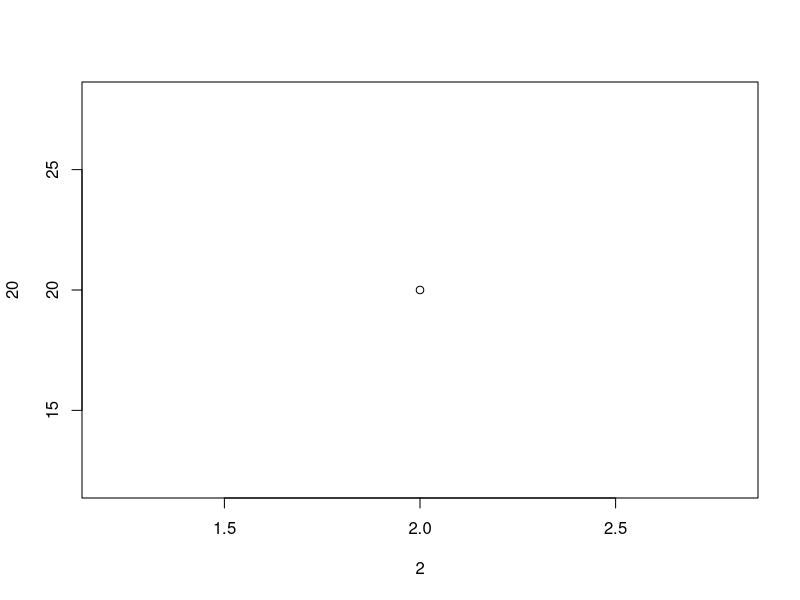
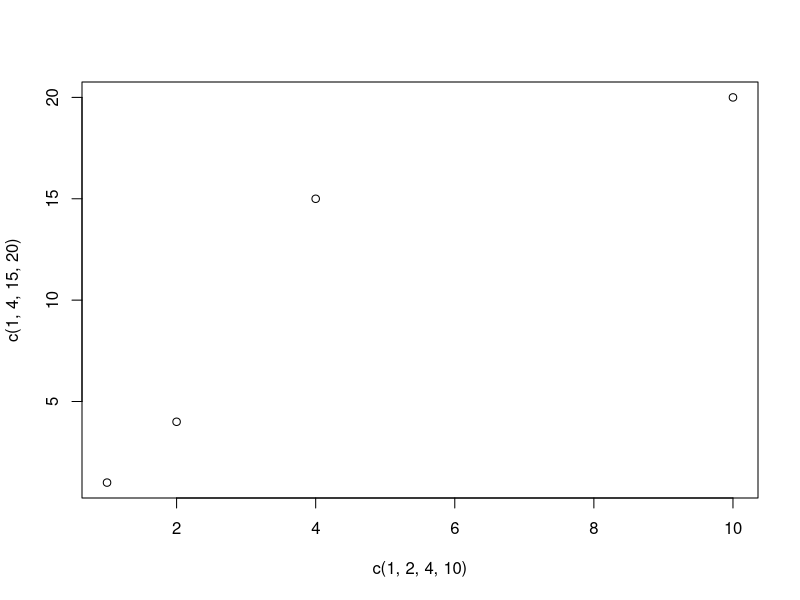
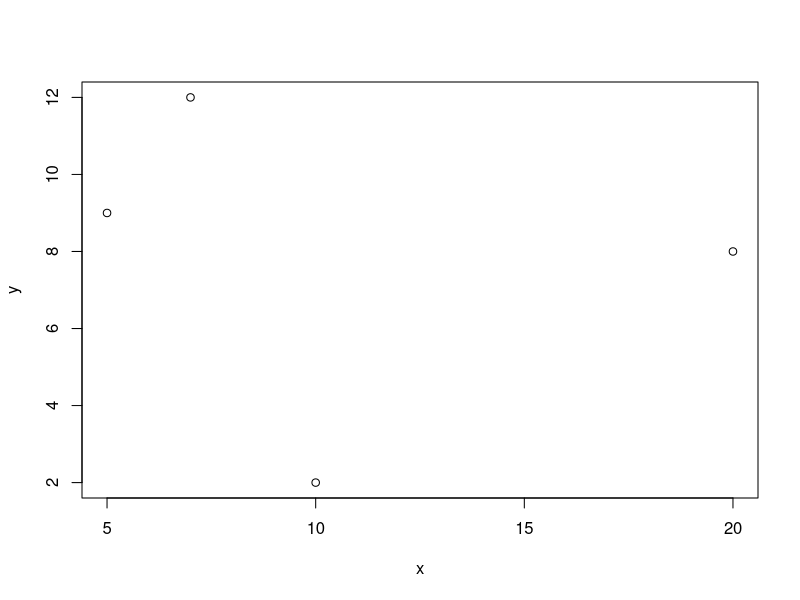
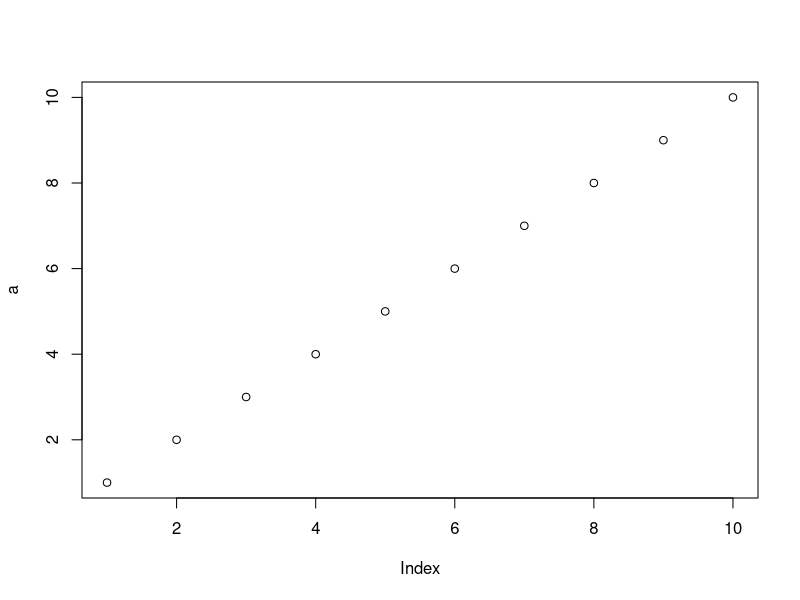
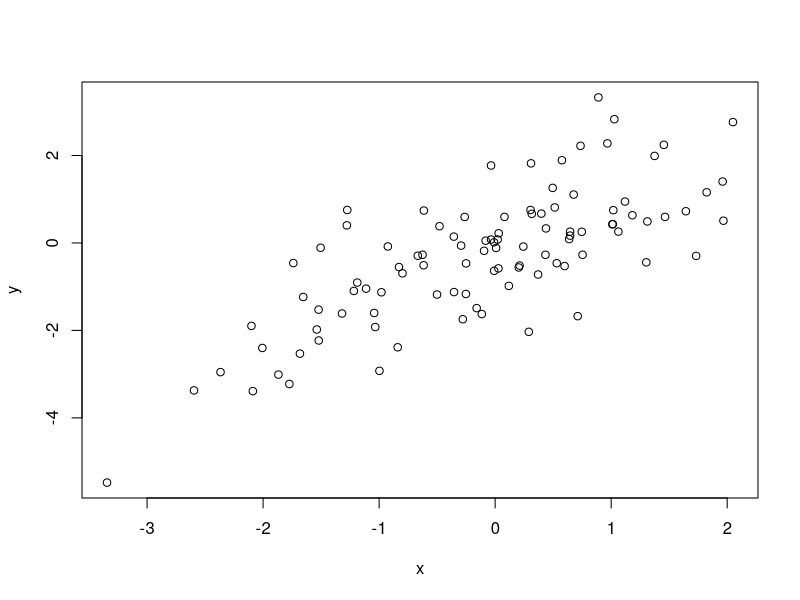
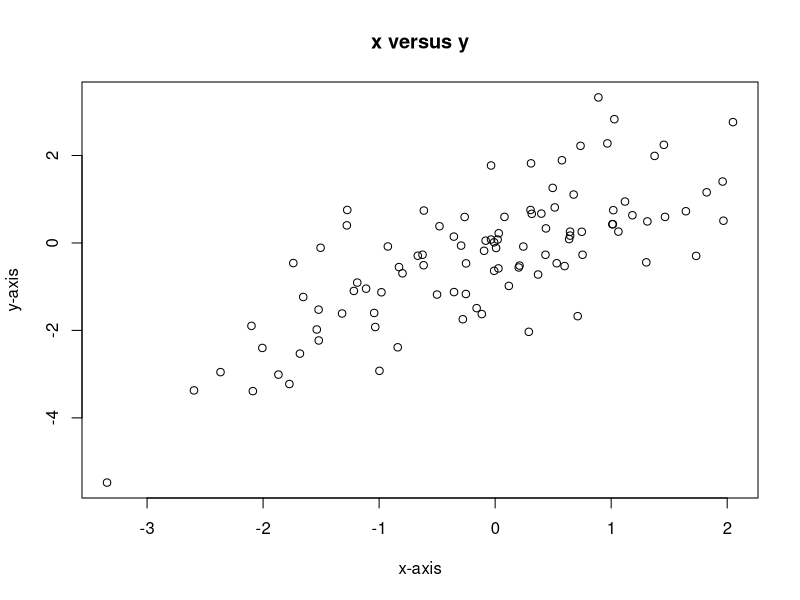
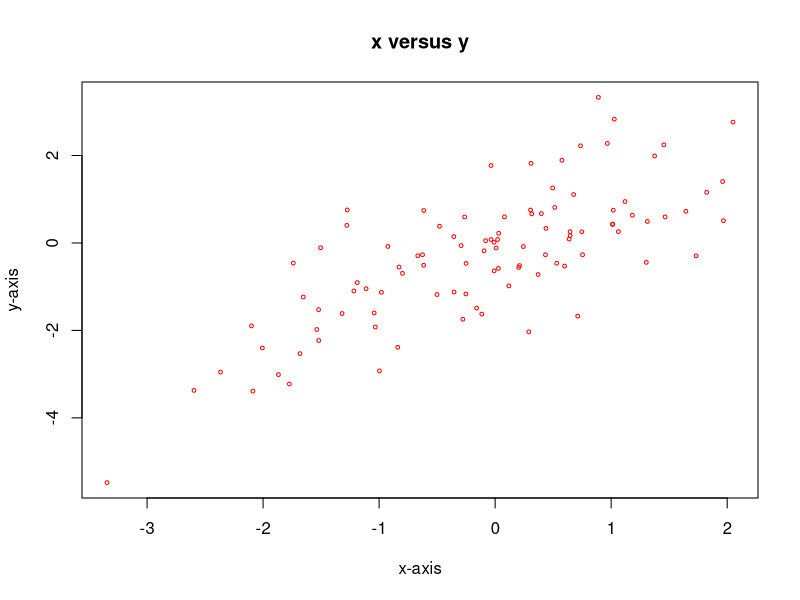
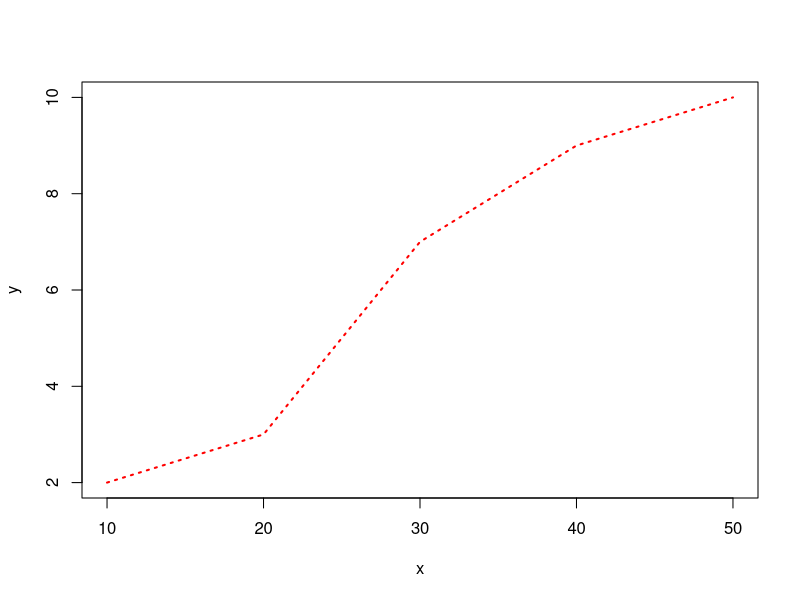

Generate these figures, in order, with R:
plot(2,20)
plot(c(1,2,4,10), c(1,4,15,20))


x <- c(10,20,5,7)
y <- c(2,8,9,12)
plot(x,y)

# plotting sequence of values
a <- 1:10
plot(a)

# Let us generate, normally distributed random number of size
# 100
x <- rnorm(100)
y <- x + rnorm(100)
plot(x,y)

# including the labeling
plot(x,y, main="x versus y", xlab="x-axis", ylab="y-axis")

# changing other properties
plot(x,y, main="x versus y", xlab="x-axis", ylab="y-axis", col='red', cex=0.5, pch=)
# default value of cex=1

x <- c(10,20,30,40,50)
y <- c(2,3,7,9,10)
plot(x,y,type='l', lwd=2, col='red', lty=3) # lty = [0,6]
plot(x,y,type='l', lwd=2, col='red', lty=4)


# Bar plot is used to plot the values of the categorical value. Eg. gender('male', 'female')
quantity <- c(200, 120, 200, 80)
fruits <- c('Apple', 'Orange', 'Grape', 'Pineapple')
barplot(quantity, names.arg=fruits, col='steelblue')


# Pie-chart
pie(quantity)
pie(quantity, labels=fruits)

## ggplot2 package
install.packages('ggplot2')

# importing ggplot2 library
library(ggplot2)

## ggplot takes data-frame as its arguments [i.e. data argument].
## ggplot create the plots layer by layer.
df <- data.frame(
  x = rnorm(100),
  y = rnorm(100) + rnorm(100)
)

head(df)

ggplot(data=df, aes(x=x,y=y)) + geom_point(col='blue', size=2) 

# layer by layer demo
p1 <- ggplot(data=df, aes(x=x,y=y)) + geom_point(col='blue', size=2)
p2 <- p1 + xlim(-1,1) + ylim(-1,1)
p2 # gave warning

paste(min(df$x), max(df$x))

paste(min(df$y), max(df$y))

## solution of the warning
p3 <- p1 + xlim(-4,4) + ylim(-4,4)
p3

df1 <- data.frame(
  items = c("a", "b", "c", "d", "e", "f"),
  values = c(10, 40, 50, 20, 60, 80)
)

p1 <- ggplot(data=df1, aes(x=items, y=values)) +
  geom_bar(stat = 'identity', fill='steelblue', color='white')
plot(p1)
